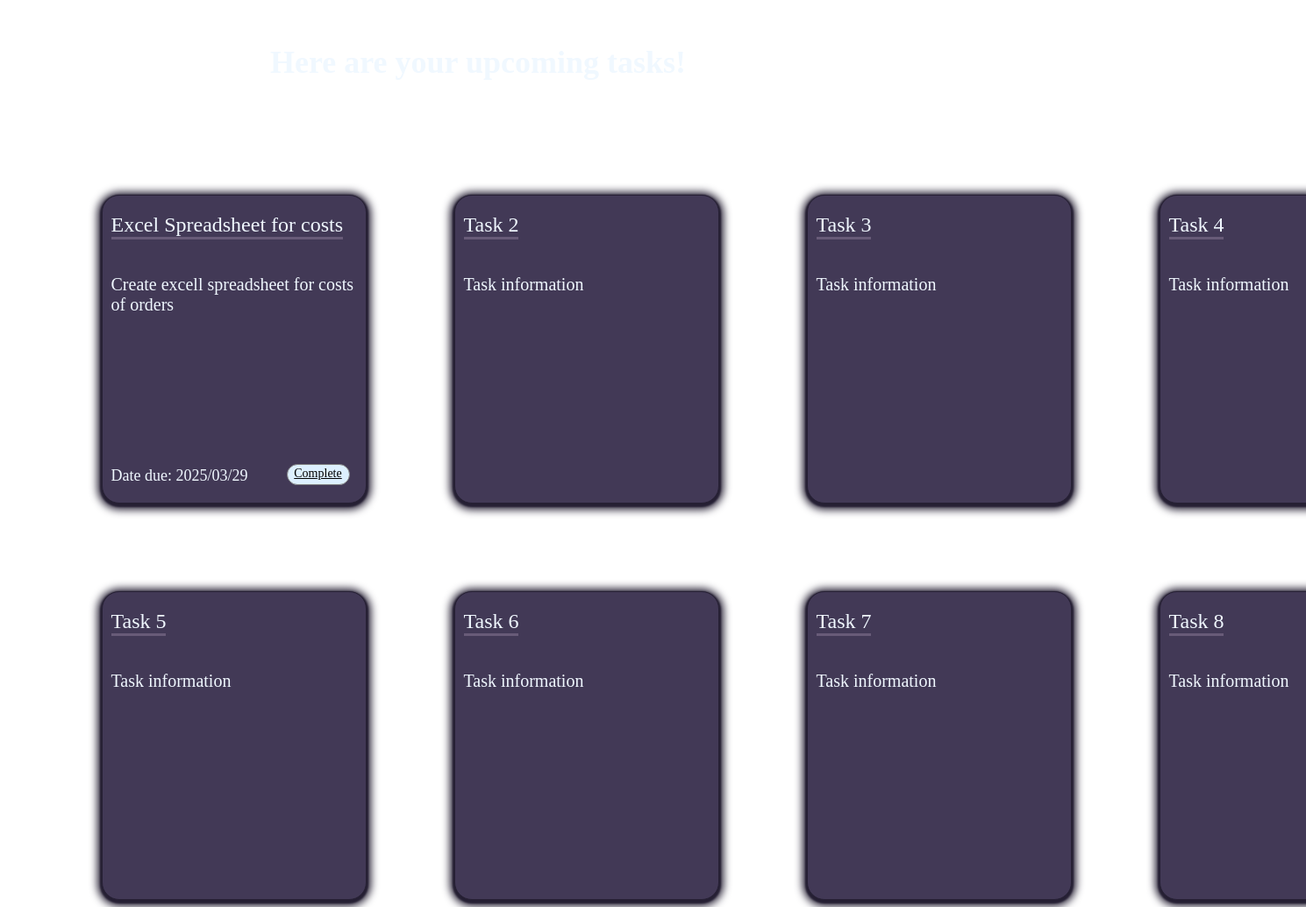
Page /task.php (signed in) on the committed database.
### tables this page shows
CREATE TABLE "Tasks" (
	"Task_ID"	INTEGER NOT NULL,
	"Task_title"	TEXT NOT NULL,
	"Task_info"	TEXT,
	"Due_date"	TEXT NOT NULL,
	"User_ID"	INTEGER,
	PRIMARY KEY("Task_ID" AUTOINCREMENT),
	FOREIGN KEY("User_ID") REFERENCES "User"("User_ID")
);

### task.php (the view, shortened to what this page needs)
<?php include("db.php");
    $userID = $_SESSION['User_ID'];
    $query = $db->prepare('SELECT Task_ID, Task_title, Task_info, Due_date FROM Tasks WHERE User_ID = :userID');
    $query->bindValue(':userID', $userID, SQLITE3_INTEGER);
    $result = $query->execute();
    $task = $result->fetchArray(SQLITE3_ASSOC);
    if($task){
        $taskTitle = $task['Task_title'];
        $taskInfo = $task['Task_info'];
        $date = $task['Due_date'];
    }
?>
<!DOCTYPE html>
<html lang="en">
<head>
    <link rel="stylesheet" href="task.css">
    <link href='https://unpkg.com/boxicons@2.1.4/css/boxicons.min.css' rel='stylesheet'>
</head>
<body onload="loadsidebar()">
    <div class="title"><h1>Here are your upcoming tasks!</h1></div>
    <div class="container">
        <div class="boxes">
            <div class="box">
                <div class="box-title"><?php echo $taskTitle ?? "No Data Available"; ?></div>
                <div class="content"><?php echo $taskInfo ?? "No Data Available"; ?></div>
                <div class="dnt">Date due: <?php echo $date ?? "No Data Available"; ?></div>
                <div class="button">
                    <a href="delTask.php?taskID=<?php echo $task['Task_ID']; ?>" onclick="return confirm('Are you sure you have completed this task? Once completed the task will be removed!');">Complete</a>
                </div>
            </div>
            <div class="box">
                <div class="box-title">Task 2</div>
                <div class="content">Task information</div>
            </div>
            <div class="box">
                <div class="box-title">Task 3</div>
                <div class="content">Task information</div>
            </div>
            <div class="box">
                <div class="box-title">Task 4</div>
                <div class="content">Task information</div>
            </div>
            <div class="box">
                <div class="box-title">Task 5</div>
                <div class="content">Task information</div>
            </div>
            <div class="box">
                <div class="box-title">Task 6</div>
                <div class="content">Task information</div>
            </div>
            <div class="box">
                <div class="box-title">Task 7</div>
                <div class="content">Task information</div>
            </div>
            <div class="box">
                <div class="box-title">Task 8</div>
                <div class="content">Task information</div>
            </div>
        </div>
    </div>
</body>
</html>

### task.css (style rules this page uses)
.title h1 { font-size: 36px; color: aliceblue; margin: 50px 0px 0px 300px; }
.container { display: flex; justify-content: center; align-items: center; margin-top: 130px; margin-left: 250px; }
.boxes { display: grid; grid-template-columns: repeat(4, 1fr); grid-template-rows: repeat(2, 1fr); gap: 100px; width: fit-content; }
.box { position: relative; background-color: #423956; display: flex; justify-content: center; align-items: center; box-shadow: 0px 2px 10px 5px #262034, 0 2px 2px 2px #251f33; font-size: 30px; color: aliceblue; width: 300px; height: 350px; border: 1px solid #262034; border-radius: 20px; transition: 500ms; }
.box-title { position: absolute; font-size: 24px; top: 20px; left: 10px; border-bottom: 3px solid rgba(255,225,255,0.2); }
.content { margin-top: 10px; position: absolute; top: 80px; left: 10px; font-size: 20px; }
.dnt { position: absolute; font-size: 18px; bottom: 20px; left: 10px; }
.button { position: absolute; bottom: 20px; right: 40px; width: 50px; }
.button a { display: inline-block; text-align: center; line-height: 20px; border-radius: 20px; width: 70px; height: 22px; background-color: rgb(221, 240, 255); border: 1px solid grey; font-size:14px; color: black; }

### rows in the picture
tasks: Task_title "Excel Spreadsheet for costs", Task_info "Create excell spreadsheet for costs of orders", Due_date "2025/03/29"
